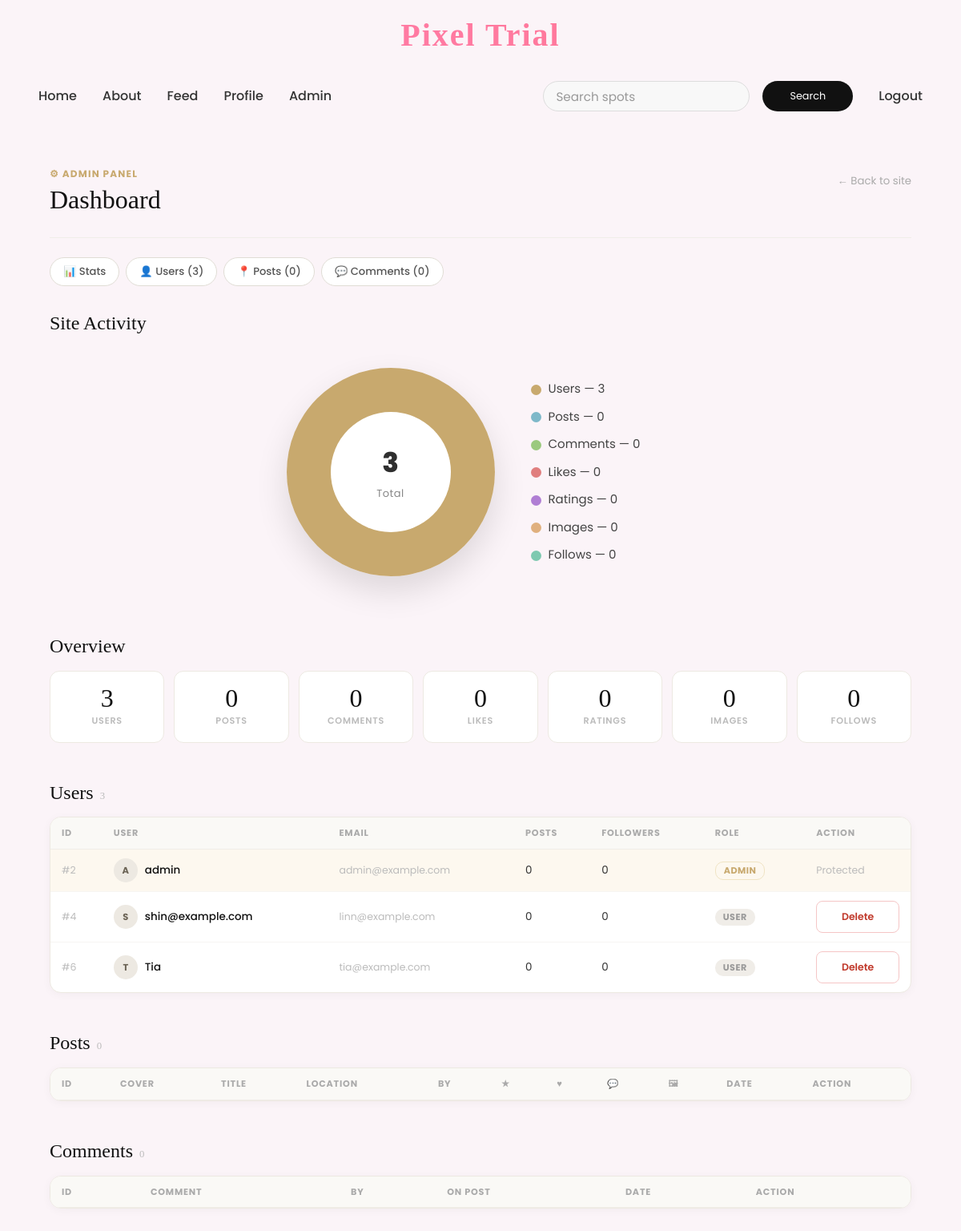
/admin (signed in), run on the app's committed database.
### tables this page shows
CREATE TABLE users (
    id          INTEGER PRIMARY KEY AUTOINCREMENT,
    username    TEXT UNIQUE NOT NULL,
    email       TEXT UNIQUE,
    password    TEXT NOT NULL,
    role        TEXT DEFAULT 'user',
    is_admin    INTEGER DEFAULT 0
);

### app.py (the view)
@app.route('/admin')
@admin_required
def admin():
    db = get_db()
    users = db.execute("""
        SELECT
            users.id,
            users.username,
            users.email,
            users.role,
            users.is_admin,
            profiles.profile_photo,
            COUNT(DISTINCT spots.id) AS post_count,
            COUNT(DISTINCT followers.id) AS follower_count
        FROM users
        LEFT JOIN profiles ON profiles.user_id = users.id
        LEFT JOIN spots ON spots.user_id = users.id
        LEFT JOIN followers ON followers.following_id = users.id
        GROUP BY users.id
        ORDER BY users.id ASC
    """).fetchall()
    posts = db.execute("""
        SELECT
            spots.id,
            spots.name,
            spots.location,
            spots.cover_image,
            spots.created_at,
            users.id AS user_id,
            users.username,
            COUNT(DISTINCT likes.id) AS like_count,
            COUNT(DISTINCT comments.id) AS comment_count,
            COUNT(DISTINCT spot_images.id) AS image_count,
            ROUND(AVG(ratings.rating), 1) AS avg_rating
        FROM spots
        JOIN users ON users.id = spots.user_id
        LEFT JOIN likes ON likes.spot_id = spots.id
        LEFT JOIN comments ON comments.spot_id = spots.id
        LEFT JOIN spot_images ON spot_images.spot_id = spots.id
        LEFT JOIN ratings ON ratings.spot_id = spots.id
        GROUP BY spots.id
        ORDER BY spots.created_at DESC
    """).fetchall()
    comments = db.execute("""
        SELECT comments.id, comments.comment, comments.created_at, comments.user_id, comments.spot_id,
               users.username AS author, spots.name AS spot_name
        FROM comments
        JOIN users ON users.id = comments.user_id
        JOIN spots ON spots.id = comments.spot_id
        ORDER BY comments.created_at DESC
    """).fetchall()
    stats = {
        'users': db.execute('SELECT COUNT(*) FROM users').fetchone()[0],
        'posts': db.execute('SELECT COUNT(*) FROM spots').fetchone()[0],
        'comments': db.execute('SELECT COUNT(*) FROM comments').fetchone()[0],
        'likes': db.execute('SELECT COUNT(*) FROM likes').fetchone()[0],
        'ratings': db.execute('SELECT COUNT(*) FROM ratings').fetchone()[0],
        'images': db.execute('SELECT COUNT(*) FROM spot_images').fetchone()[0],
        'followers': db.execute('SELECT COUNT(*) FROM followers').fetchone()[0]
    }
    db.close()
    return render_template('admin.html', users=users, posts=posts, comments=comments, stats=stats)

### app.py (called while the page is built)
@app.context_processor
def inject_site_name():
    return {"siteName": "Pixel Trial"}

def get_db():
    conn = sqlite3.connect(DB_PATH)
    conn.row_factory = sqlite3.Row
    return conn

def admin_required(f):
    @wraps(f)
    def decorated(*args, **kwargs):
        if not session.get("user_id") or not session.get("is_admin"):
            return redirect(url_for("login"))
        return f(*args, **kwargs)
    return decorated

@app.before_request
def check_user_session():
    if 'user_id' in session:
        db = get_db()
        user = db.execute(
            'SELECT id, role, is_admin FROM users WHERE id = ?',
            (session['user_id'],)
        ).fetchone()
        db.close()
        if not user:
            session.clear()
        else:
            session['role'] = user['role']
            session['is_admin'] = bool(user['is_admin'])

### templates/admin.html (shortened to what this page needs)
{% extends "base.html" %}
{% block content %}
<div class="adm-wrap">
  <div class="adm-header">
    <div>
      <p class="adm-eyebrow">⚙ Admin Panel</p>
      <h1 class="adm-title">Dashboard</h1>
    </div>
    <a href="{{ url_for('feed') }}" class="adm-back">← Back to site</a>
  </div>
  <div class="adm-nav">
    <a href="#stats"    class="adm-nav-item">📊 Stats</a>
    <a href="#users"    class="adm-nav-item">👤 Users ({{ users|length }})</a>
    <a href="#posts"    class="adm-nav-item">📍 Posts ({{ posts|length }})</a>
    <a href="#comments" class="adm-nav-item">💬 Comments ({{ comments|length }})</a>
  </div>
<section class="adm-section adm-chart-section">
  <h2 class="adm-section-title">Site Activity</h2>
  {% set total_val = stats.users + stats.posts + stats.comments + stats.likes + stats.ratings + stats.images + stats.followers %}
  <div class="adm-pie-wrap">
    <div class="adm-pie"
      style="--users: {{ (stats.users / total_val * 100) if total_val > 0 else 0 }};
             --posts: {{ (stats.posts / total_val * 100) if total_val > 0 else 0 }};
             --comments: {{ (stats.comments / total_val * 100) if total_val > 0 else 0 }};
             --likes: {{ (stats.likes / total_val * 100) if total_val > 0 else 0 }};
             --ratings: {{ (stats.ratings / total_val * 100) if total_val > 0 else 0 }};
             --images: {{ (stats.images / total_val * 100) if total_val > 0 else 0 }};
             --follows: {{ (stats.followers / total_val * 100) if total_val > 0 else 0 }};">
      <div class="adm-pie-center">
        <span>{{ total_val }}</span>
        <small>Total</small>
      </div>
    </div>
    <div class="adm-pie-legend">
      <div><span class="pie-dot users"></span>Users — {{ stats.users }}</div>
      <div><span class="pie-dot posts"></span>Posts — {{ stats.posts }}</div>
      <div><span class="pie-dot comments"></span>Comments — {{ stats.comments }}</div>
      <div><span class="pie-dot likes"></span>Likes — {{ stats.likes }}</div>
      <div><span class="pie-dot ratings"></span>Ratings — {{ stats.ratings }}</div>
      <div><span class="pie-dot images"></span>Images — {{ stats.images }}</div>
      <div><span class="pie-dot follows"></span>Follows — {{ stats.followers }}</div>
    </div>
  </div>
</section>
  <section class="adm-section" id="stats">
    <h2 class="adm-section-title">Overview</h2>
    <div class="adm-stats">
      <div class="adm-stat-card">
        <span class="adm-stat-num">{{ stats.users }}</span>
        <span class="adm-stat-lbl">Users</span>
      </div>
      <div class="adm-stat-card">
        <span class="adm-stat-num">{{ stats.posts }}</span>
        <span class="adm-stat-lbl">Posts</span>
      </div>
      <div class="adm-stat-card">
        <span class="adm-stat-num">{{ stats.comments }}</span>
        <span class="adm-stat-lbl">Comments</span>
      </div>
      <div class="adm-stat-card">
        <span class="adm-stat-num">{{ stats.likes }}</span>
        <span class="adm-stat-lbl">Likes</span>
      </div>
      <div class="adm-stat-card">
        <span class="adm-stat-num">{{ stats.ratings }}</span>
        <span class="adm-stat-lbl">Ratings</span>
      </div>
      <div class="adm-stat-card">
        <span class="adm-stat-num">{{ stats.images }}</span>
        <span class="adm-stat-lbl">Images</span>
      </div>
      <div class="adm-stat-card">
        <span class="adm-stat-num">{{ stats.followers }}</span>
        <span class="adm-stat-lbl">Follows</span>
      </div>
    </div>
  </section>
  <section class="adm-section" id="users">
    <h2 class="adm-section-title">
      Users <span class="adm-count">{{ users|length }}</span>
    </h2>
    <div class="adm-table-wrap">
      <table class="adm-table">
        <thead>
          <tr>
            <th>ID</th>
            <th>User</th>
            <th>Email</th>
            <th>Posts</th>
            <th>Followers</th>
            <th>Role</th>
            <th>Action</th>
          </tr>
        </thead>
        <tbody>
          {% for u in users %}
            <tr class="{% if u.is_admin %}adm-row-admin{% endif %}">
              <td class="adm-muted">#{{ u.id }}</td>
              <td>
                <div class="adm-user-cell">
                  {% if u.profile_photo and u.profile_photo != 'default.jpg' %}
                    <img src="{{ url_for('static', filename='images/profiles/' ~ u.profile_photo) }}"
                         class="adm-avatar" alt="">
                  {% else %}
                    <div class="adm-avatar adm-avatar-i">{{ u.username[0].upper() }}</div>
                  {% endif %}
                  <a href="{{ url_for('profile', user_id=u.id) }}" class="adm-link">
                    {{ u.username }}
                  </a>
                </div>
              </td>
              <td class="adm-muted">{{ u.email or '—' }}</td>
              <td>{{ u.post_count }}</td>
              <td>{{ u.follower_count }}</td>
              <td>
                {% if u.is_admin %}
                  <span class="adm-badge adm-badge-admin">Admin</span>
                {% else %}
                  <span class="adm-badge">User</span>
                {% endif %}
              </td>
              <td>
                {% if not u.is_admin %}
                  <form action="{{ url_for('admin_delete_user', user_id=u.id) }}"
                        method="POST"
                        onsubmit="return confirm('Delete {{ u.username }} and ALL their data? This cannot be undone.')">
                    <button type="submit" class="adm-del-btn">Delete</button>
                  </form>
                {% else %}
                  <span class="adm-muted">Protected</span>
                {% endif %}
              </td>
            </tr>
          {% endfor %}
        </tbody>
      </table>
    </div>
  </section>
  <section class="adm-section" id="posts">
    <h2 class="adm-section-title">
      Posts <span class="adm-count">{{ posts|length }}</span>
    </h2>
    <div class="adm-table-wrap">
      <table class="adm-table">
        <thead>
          <tr>
            <th>ID</th>
            <th>Cover</th>
            <th>Title</th>
            <th>Location</th>
            <th>By</th>
            <th>★</th>
            <th>♥</th>
            <th>💬</th>
            <th>🖼</th>
            <th>Date</th>
            <th>Action</th>
          </tr>
        </thead>
      </table>
    </div>
  </section>
  <section class="adm-section" id="comments">
    <h2 class="adm-section-title">
      Comments <span class="adm-count">{{ comments|length }}</span>
    </h2>
    <div class="adm-table-wrap">
      <table class="adm-table">
        <thead>
          <tr>
            <th>ID</th>
            <th>Comment</th>
            <th>By</th>
            <th>On post</th>
            <th>Date</th>
            <th>Action</th>
          </tr>
        </thead>
      </table>
    </div>
  </section>
</div>
{% endblock %}

### templates/base.html (shortened to what this page needs)
<!DOCTYPE html>
<html>
<head>
    <link href="https://cdn.jsdelivr.net/npm/bootstrap@5.3.2/dist/css/bootstrap.min.css" rel="stylesheet">
    <link rel="stylesheet" href="{{ url_for('static', filename='styles.css') }}">
</head>
<body>
 <h2 class="logo">Pixel Trial </h2>
<nav class="navbar navbar-expand-lg navbar-light">
    <div class="container-fluid">
        <div class="collapse navbar-collapse" id="navbarNavAltMarkup">
            <div class="navbar-nav">
                <a class="nav-link active" href="/">Home</a>
                <a class="nav-link" href="/about">About</a>
                <a class="nav-link" href="/feed">Feed</a>
                <a class="nav-link" href="/profile">Profile</a>
                {% if session.get('is_admin') %}
                    <a class="nav-link" href="/admin">Admin</a>
                {% endif %}
            </div>
            <div class="d-flex align-items-center ms-auto">
                <form class="d-flex me-3" action="/search" method="GET">
                    <input class="form-control me-2" type="search" name="query" placeholder="Search spots">
                    <button class="btn btn-outline-light">Search</button>
                </form>
                <div class="navbar-nav">
                    {% if session.get('user_id') %}
                        <a class="nav-link" href="/logout">Logout</a>
                    {% else %}
                        <a class="nav-link" href="/login">Login</a>
                        <a class="nav-link" href="/register">Register</a>
                    {% endif %}
                </div>
            </div>
        </div>
    </div>
</nav>
    <div class="container mt-4">
        {% block content %}
        {% endblock %}
    </div>
</body>
</html>

### data on the page
users: id "2", username "A", username "admin", email "admin@example.com", post_count "0", follower_count "0", is_admin "ADMIN"
users: id "4", username "S", username "shin@example.com", email "linn@example.com", post_count "0", follower_count "0", shows "USER"
users: id "6", username "T", username "Tia", email "tia@example.com", post_count "0", follower_count "0", shows "USER"

### other printed values
{{ users|length }} "3"
{{ posts|length }} "0"
{{ comments|length }} "0"
{{ total_val }} "3"
{{ stats.users }} "3"
{{ stats.posts }} "0"
{{ stats.comments }} "0"
{{ stats.likes }} "0"
{{ stats.ratings }} "0"
{{ stats.images }} "0"
{{ stats.followers }} "0"
